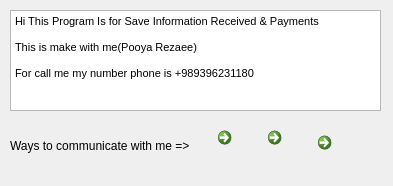
<?xml version="1.0" encoding="UTF-8"?>
<ui version="4.0">
 <class>Dialog</class>
 <widget class="QDialog" name="Dialog">
  <property name="geometry">
   <rect>
    <x>0</x>
    <y>0</y>
    <width>393</width>
    <height>186</height>
   </rect>
  </property>
  <property name="windowTitle">
   <string>Info</string>
  </property>
  <property name="windowIcon">
   <iconset>
    <normaloff>C:/Users/POOYA/Pictures/crop-supply-computer-icons-blog-info.jpg</normaloff>C:/Users/POOYA/Pictures/crop-supply-computer-icons-blog-info.jpg</iconset>
  </property>
  <widget class="QTextBrowser" name="txt_info">
   <property name="geometry">
    <rect>
     <x>10</x>
     <y>10</y>
     <width>371</width>
     <height>101</height>
    </rect>
   </property>
   <property name="html">
    <string>&lt;!DOCTYPE HTML PUBLIC &quot;-//W3C//DTD HTML 4.0//EN&quot; &quot;http://www.w3.org/TR/REC-html40/strict.dtd&quot;&gt;
&lt;html&gt;&lt;head&gt;&lt;meta name=&quot;qrichtext&quot; content=&quot;1&quot; /&gt;&lt;style type=&quot;text/css&quot;&gt;
p, li { white-space: pre-wrap; }
&lt;/style&gt;&lt;/head&gt;&lt;body style=&quot; font-family:'MS Shell Dlg 2'; font-size:8.25pt; font-weight:400; font-style:normal;&quot;&gt;
&lt;p style=&quot; margin-top:0px; margin-bottom:0px; margin-left:0px; margin-right:0px; -qt-block-indent:0; text-indent:0px;&quot;&gt;Hi This Program Is for Save Information Received &amp;amp; Payments&lt;/p&gt;
&lt;p style=&quot;-qt-paragraph-type:empty; margin-top:0px; margin-bottom:0px; margin-left:0px; margin-right:0px; -qt-block-indent:0; text-indent:0px;&quot;&gt;&lt;br /&gt;&lt;/p&gt;
&lt;p style=&quot; margin-top:0px; margin-bottom:0px; margin-left:0px; margin-right:0px; -qt-block-indent:0; text-indent:0px;&quot;&gt;This is make with me(Pooya Rezaee)&lt;/p&gt;
&lt;p style=&quot;-qt-paragraph-type:empty; margin-top:0px; margin-bottom:0px; margin-left:0px; margin-right:0px; -qt-block-indent:0; text-indent:0px;&quot;&gt;&lt;br /&gt;&lt;/p&gt;
&lt;p style=&quot; margin-top:0px; margin-bottom:0px; margin-left:0px; margin-right:0px; -qt-block-indent:0; text-indent:0px;&quot;&gt;For call me my number phone is +989396231180&lt;/p&gt;&lt;/body&gt;&lt;/html&gt;</string>
   </property>
  </widget>
  <widget class="QLabel" name="txt_communicate">
   <property name="geometry">
    <rect>
     <x>10</x>
     <y>120</y>
     <width>211</width>
     <height>51</height>
    </rect>
   </property>
   <property name="font">
    <font>
     <pointsize>9</pointsize>
    </font>
   </property>
   <property name="text">
    <string>Ways to communicate with me =&gt;</string>
   </property>
  </widget>
  <widget class="QCommandLinkButton" name="link_instagram">
   <property name="geometry">
    <rect>
     <x>210</x>
     <y>120</y>
     <width>50</width>
     <height>51</height>
    </rect>
   </property>
   <property name="text">
    <string/>
   </property>
   <property name="icon">
    <iconset>
     <normaloff>C:/Users/POOYA/Pictures/download (2).jpg</normaloff>C:/Users/POOYA/Pictures/download (2).jpg</iconset>
   </property>
   <property name="iconSize">
    <size>
     <width>40</width>
     <height>40</height>
    </size>
   </property>
  </widget>
  <widget class="QCommandLinkButton" name="link_telegram">
   <property name="geometry">
    <rect>
     <x>260</x>
     <y>120</y>
     <width>51</width>
     <height>51</height>
    </rect>
   </property>
   <property name="text">
    <string/>
   </property>
   <property name="icon">
    <iconset>
     <normaloff>C:/Users/POOYA/Pictures/Telegram-512.webp</normaloff>C:/Users/POOYA/Pictures/Telegram-512.webp</iconset>
   </property>
   <property name="iconSize">
    <size>
     <width>40</width>
     <height>40</height>
    </size>
   </property>
  </widget>
  <widget class="QCommandLinkButton" name="link_gmail">
   <property name="geometry">
    <rect>
     <x>310</x>
     <y>125</y>
     <width>51</width>
     <height>51</height>
    </rect>
   </property>
   <property name="text">
    <string/>
   </property>
   <property name="icon">
    <iconset>
     <normaloff>C:/Users/POOYA/Pictures/download.png</normaloff>C:/Users/POOYA/Pictures/download.png</iconset>
   </property>
   <property name="iconSize">
    <size>
     <width>40</width>
     <height>40</height>
    </size>
   </property>
  </widget>
 </widget>
 <resources/>
 <connections/>
</ui>
